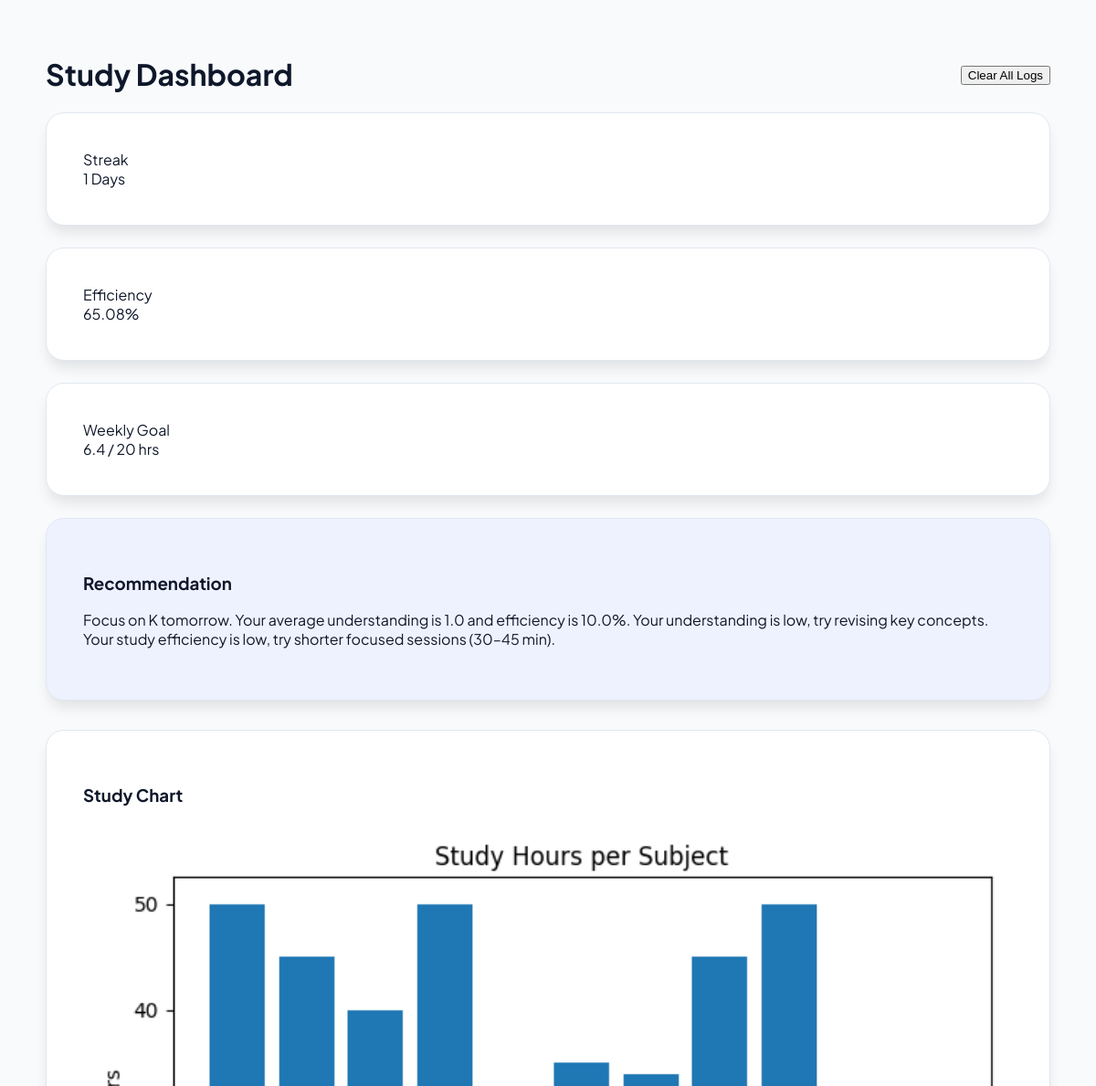
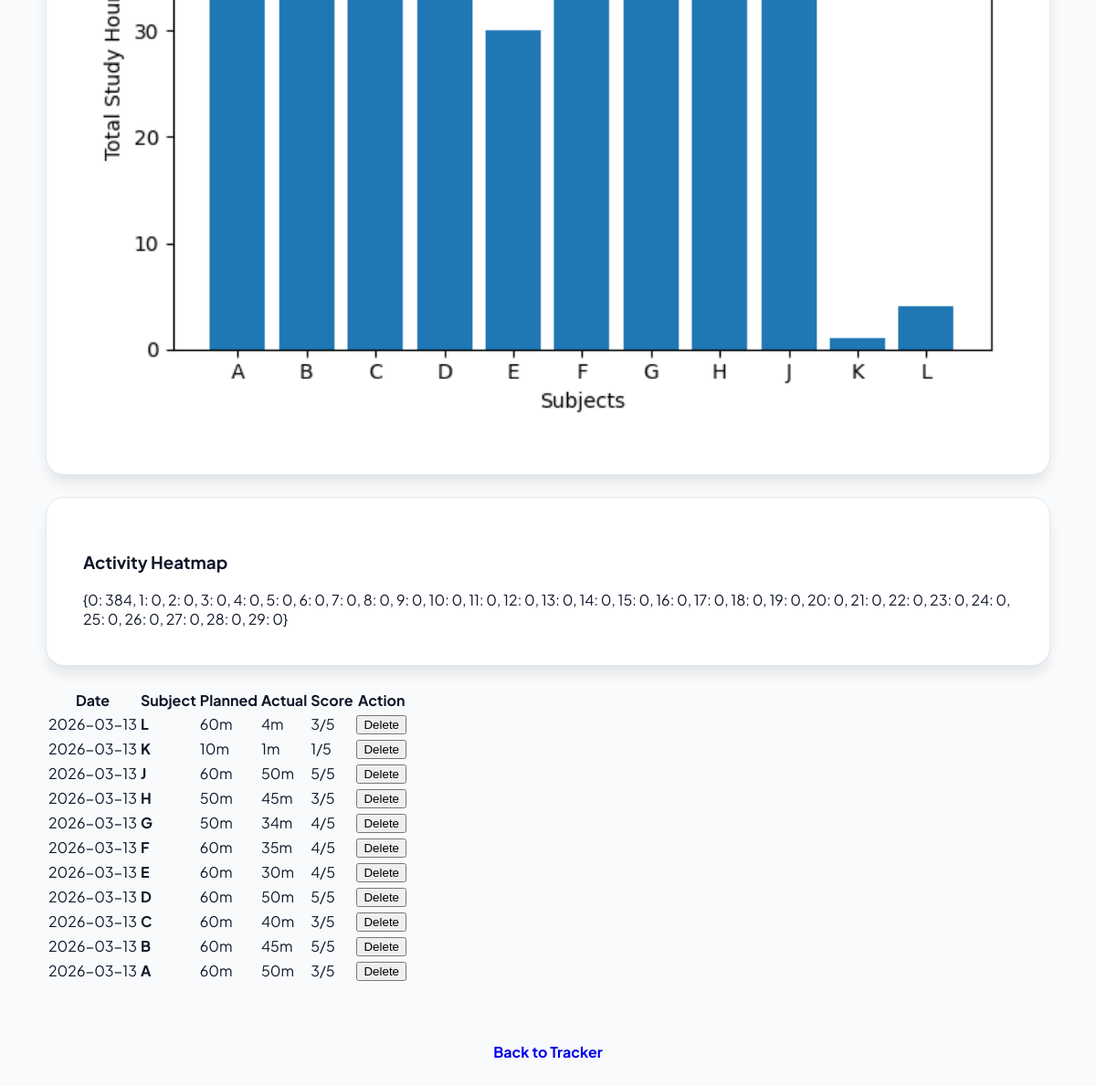
/dashboard, run on the app's committed database (2 pictures, top to bottom).
### tables this page shows
CREATE TABLE study_logs (
    id INTEGER PRIMARY KEY AUTOINCREMENT,
    subject TEXT,
    planned_time INTEGER,
    actual_time INTEGER,
    understanding INTEGER,
    date TEXT
);

### app.py (the view)
@app.route("/dashboard")
def dashboard():
    conn = sqlite3.connect("database.db")
    cursor = conn.cursor()
    cursor.execute("SELECT id, date, subject, planned_time, actual_time, understanding FROM study_logs ORDER BY id DESC")
    logs = cursor.fetchall()
    today = date.today()
    start_week = today - timedelta(days=today.weekday())
    cursor.execute("SELECT DISTINCT date FROM study_logs WHERE date >= ?", (start_week,))
    study_days = cursor.fetchall()
    days_count = len(study_days)
    consistency = int((days_count / 7) * 100)
    goal_hours, progress_hours, goal_percentage = get_weekly_goal_progress()
    conn.close()
    current_streak, longest_streak = get_streaks()
    efficiency = get_efficiency()
    subject, avg_understanding, recommendation = get_recommendation()
    improvement, improvement_message = get_weekly_improvement()
    try:
        generate_subject_graph()
    except:
        pass
    heatmap_html = get_heatmap_data()
    return render_template(
        "dashboard.html",
        logs=logs,
        streak=current_streak,
        efficiency=efficiency,
        total_hours_this_week=progress_hours,
        recommendation=recommendation,
        heatmap_html=heatmap_html
    )

### logic/efficiency.py (called while the page is built)
def get_efficiency():
    conn = sqlite3.connect("database.db")
    cursor = conn.cursor()
    cursor.execute("SELECT SUM(actual_time), SUM(planned_time) FROM study_logs")
    row = cursor.fetchone()
    conn.close()
    total_actual = row[0] or 0
    total_planned = row[1] or 1  # avoid division by zero
    efficiency = round((total_actual / total_planned) * 100, 2)
    return efficiency

### logic/graphs.py (called while the page is built)
def generate_subject_graph():
    conn = sqlite3.connect("database.db")
    cursor = conn.cursor()
    cursor.execute("""
        SELECT subject, SUM(actual_time)
        FROM study_logs
        WHERE subject != ''
        GROUP BY subject
    """)
    data = cursor.fetchall()
    conn.close()
    if not data:
        return
    subjects = [row[0] for row in data]
    hours = [row[1] for row in data]
    plt.figure()
    plt.bar(subjects, hours)
    plt.xlabel("Subjects")
    plt.ylabel("Total Study Hours")
    plt.title("Study Hours per Subject")
    plt.tight_layout()
    plt.savefig("static/study_graph.png")
    plt.close()

### logic/heatmap.py (called while the page is built)
def get_heatmap_data():
    conn = sqlite3.connect("database.db")
    cursor = conn.cursor()
    today = date.today()
    start_date = today - timedelta(days=29)
    cursor.execute("""
        SELECT date, SUM(actual_time)
        FROM study_logs
        WHERE date >= ?
        GROUP BY date
    """, (start_date,))
    rows = cursor.fetchall()
    conn.close()
    heatmap = {}
    for i in range(30):
        day = today - timedelta(days=i)
        heatmap[i] = 0
        for row in rows:
            if row[0] == str(day):
                heatmap[i] = row[1]
    return heatmap

### logic/improvement.py (called while the page is built, shortened)
def get_weekly_improvement():
    conn = sqlite3.connect("database.db")
    cursor = conn.cursor()
    today = date.today()
    start_this_week = today - timedelta(days=today.weekday())
    start_last_week = start_this_week - timedelta(days=7)
    cursor.execute("""
        SELECT SUM(actual_time)
        FROM study_logs
        WHERE date >= ?
    """, (start_this_week,))
    this_week = cursor.fetchone()[0] or 0
    cursor.execute("""
        SELECT SUM(actual_time)
        FROM study_logs
        WHERE date >= ? AND date < ?
    """, (start_last_week, start_this_week))
    last_week = cursor.fetchone()[0] or 0
    conn.close()
    if last_week == 0:
        return 0, "No data from last week."

### templates/dashboard.html (shortened to what this page needs)
<!DOCTYPE html>
<html>
<head>
    <link rel="stylesheet" href="{{ url_for('static', filename='style.css') }}">
</head>
<body>
    <div class="container">
        <div style="display:flex; justify-content:space-between; align-items:center;">
            <h1>Study Dashboard</h1>
            <form action="/clear" method="POST" onsubmit="return confirm('Delete everything?');">
                <button type="submit" class="btn-clear">Clear All Logs</button>
            </form>
        </div>
        <div class="dashboard-grid">
            <div class="card">
                <div class="stat-label">Streak</div>
                <div class="stat-value">{{ streak }} Days</div>
            </div>
            <div class="card">
                <div class="stat-label">Efficiency</div>
                <div class="stat-value">{{ efficiency }}%</div>
            </div>
            <div class="card">
                <div class="stat-label">Weekly Goal</div>
                <div class="stat-value">{{ total_hours_this_week }} / 20 hrs</div>
            </div>
        </div>
        <div class="card" style="margin-bottom: 2rem; background: var(--primary-light);">
            <h3>Recommendation</h3>
            <p class="rec-text">{{ recommendation }}</p>
        </div>
        <div class="dashboard-grid" style="grid-template-columns: 1fr 1fr;">
            <div class="card">
                <h3>Study Chart</h3>
                <img src="{{ url_for('static', filename='study_graph.png') }}" style="width: 100%; border-radius: 12px;">
            </div>
            <div class="card">
                <h3>Activity Heatmap</h3>
                <div style="overflow-x: auto;">
                    {{ heatmap_html | safe }}
                </div>
            </div>
        </div>
        <div class="table-container">
            <table>
                <thead>
                    <tr>
                        <th>Date</th>
                        <th>Subject</th>
                        <th>Planned</th>
                        <th>Actual</th>
                        <th>Score</th>
                        <th>Action</th>
                    </tr>
                </thead>
                <tbody>
                    {% for log in logs %}
                    <tr>
                        <td>{{ log[1] }}</td>
                        <td><strong>{{ log[2] }}</strong></td>
                        <td>{{ log[3] }}m</td>
                        <td>{{ log[4] }}m</td>
                        <td>{{ log[5] }}/5</td>
                        <td>
                            <form action="{{ url_for('delete', log_id=log[0]) }}" method="POST">
                                <button type="submit" class="btn-delete">Delete</button>
                            </form>
                        </td>
                    </tr>
                    {% endfor %}
                </tbody>
            </table>
        </div>
        <div style="text-align: center; margin: 3rem 0;">
            <a href="/" class="btn-back">Back to Tracker</a>
        </div>
    </div>
</body>
</html>

### static/style.css (style rules this page uses)
:root { --primary: #6366f1; --primary-light: #eef2ff; --success: #10b981; --bg: #f8fafc; --card-bg: #ffffff; --text-main: #0f172a; --text-muted: #64748b; --radius: 20px; --shadow: 0 10px 15px -3px rgba(0, 0, 0, 0.1); }
body { background-color: var(--bg); color: var(--text-main); font-family: 'Plus Jakarta Sans', sans-serif; margin: 0; padding: 2.5rem; }
.container { max-width: 1100px; margin: 0 auto; }
.card { background: var(--card-bg); padding: 2.5rem; border-radius: var(--radius); box-shadow: var(--shadow); border: 1px solid #e2e8f0; transition: all 0.4s cubic-bezier(0.34, 1.56, 0.64, 1); margin-bottom: 1.5rem; }
.btn-back { display: inline-block; padding: 1rem 2.5rem; border-radius: 14px; font-weight: 700; text-decoration: none; transition: 0.3s; }

### data on the page
study_logs: date "2026-03-13", subject "L", planned_time "60", actual_time "4", understanding "3"
study_logs: date "2026-03-13", subject "K", planned_time "10", actual_time "1", understanding "1"
study_logs: date "2026-03-13", subject "J", planned_time "60", actual_time "50", understanding "5"
study_logs: date "2026-03-13", subject "H", planned_time "50", actual_time "45", understanding "3"
study_logs: date "2026-03-13", subject "G", planned_time "50", actual_time "34", understanding "4"
study_logs: date "2026-03-13", subject "F", planned_time "60", actual_time "35", understanding "4"
study_logs: date "2026-03-13", subject "E", planned_time "60", actual_time "30", understanding "4"
study_logs: date "2026-03-13", subject "D", planned_time "60", actual_time "50", understanding "5"
study_logs: date "2026-03-13", subject "C", planned_time "60", actual_time "40", understanding "3"
study_logs: date "2026-03-13", subject "B", planned_time "60", actual_time "45", understanding "5"
study_logs: date "2026-03-13", subject "A", planned_time "60", actual_time "50", understanding "3"

### other printed values
{{ streak }} "1"
{{ efficiency }} "65.08"
{{ total_hours_this_week }} "6.4"
